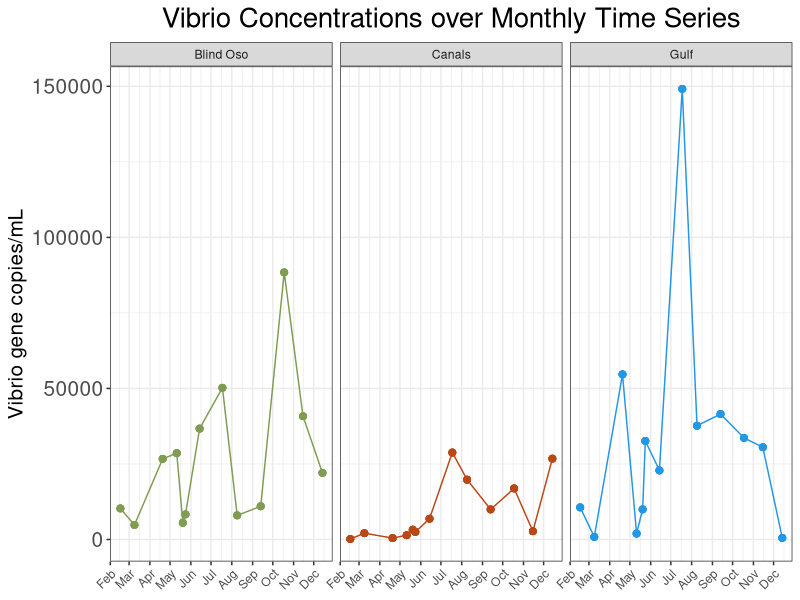
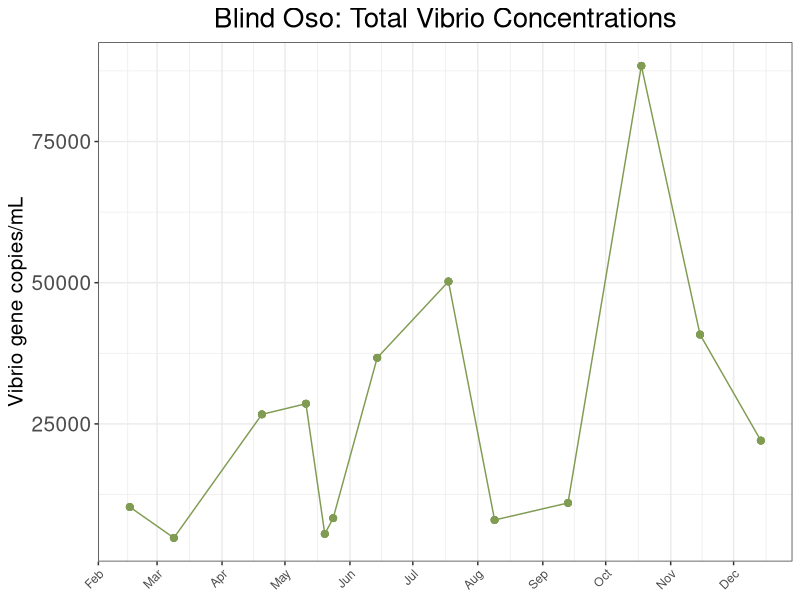
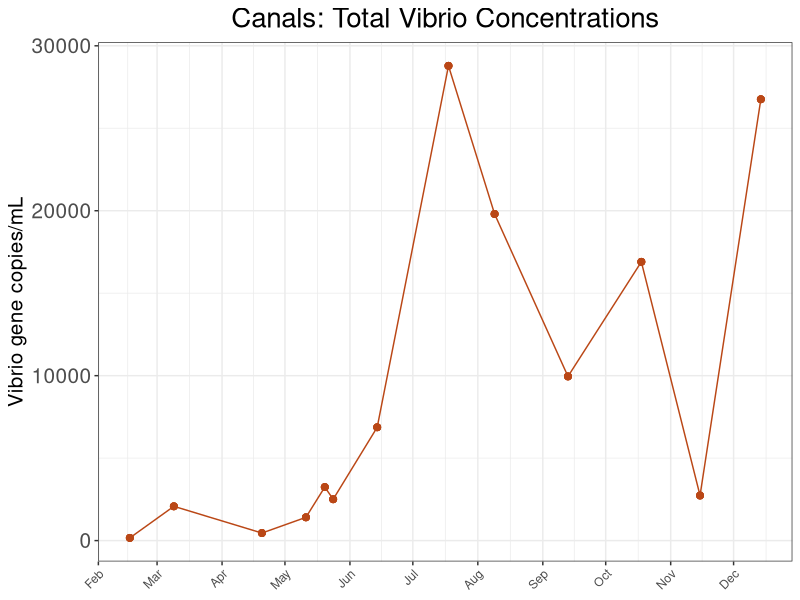
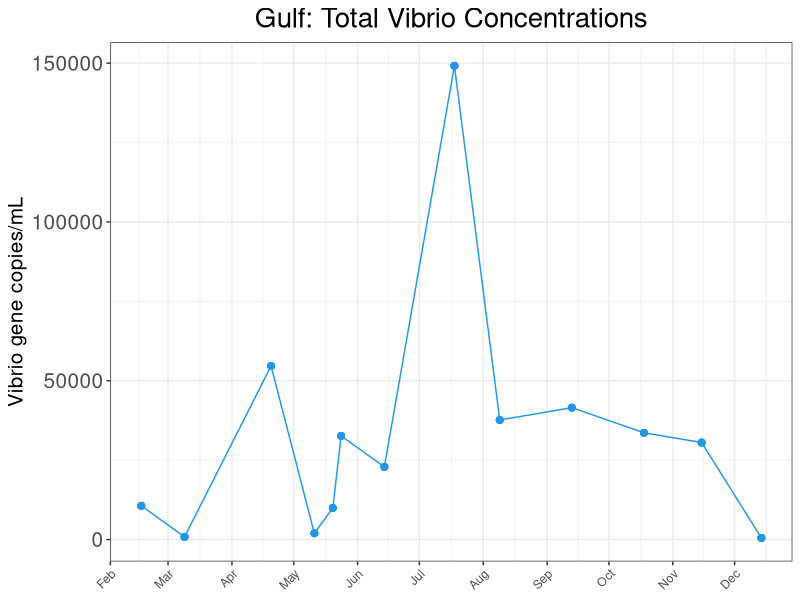
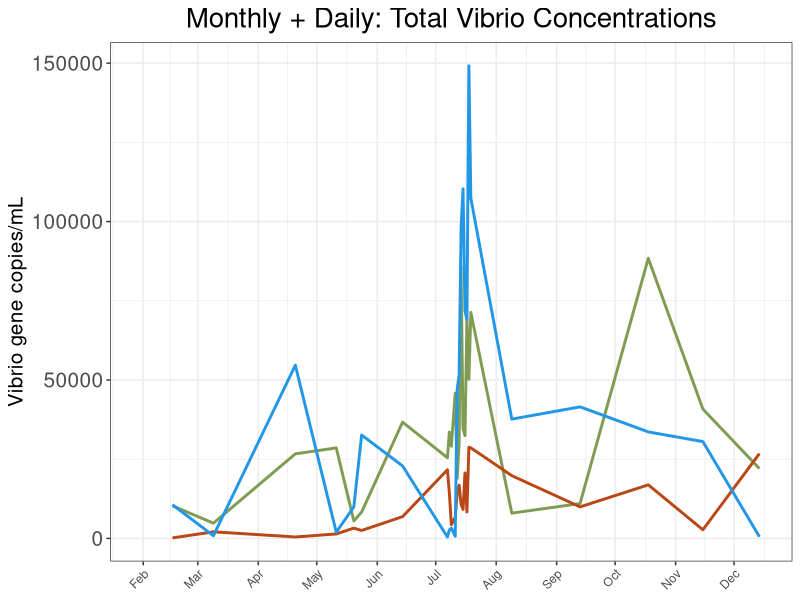
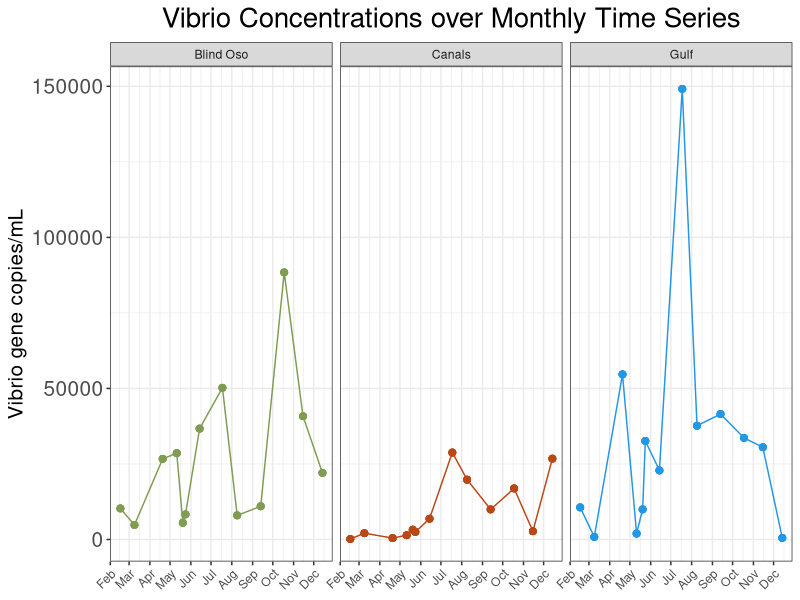

Generate these figures, in order, with R:
## ---- chunk 1
library(tidyverse)
library(here)
library(ggpubr)
library(lubridate)
## ---- chunk 2
d1<- read_csv(here("data", "processed_data", "tx_master.csv"))
## ---- chunk 3
monthly<- d1 %>% 
  mutate(Type = case_when(d1$date == "2022-07-18"  ~ "Monthly", #This makes 7-7-23 a monthly value for July
                          d1$Type == "Monthly" ~ "Monthly")) %>%
  filter(Type %in% "Monthly") 
## ---- chunk 4
fig3 <- monthly %>%
  ggplot()+geom_point(
  aes(x = date,
      y = copies_mL,
      color = site),
  size = 2)+ 
  geom_line(
    aes(x = date,
        y = copies_mL,
        color = site))+
  facet_wrap(~site)+
  theme_bw()+
  labs(
    x = "Date",
    y = "Vibrio gene copies/mL",
    title = "Vibrio Concentrations over Monthly Time Series") +
  theme(
    plot.title = element_text(hjust = 0.5, size = 20),  #center title
    axis.title.x = element_blank(),
    axis.text.x = element_text(hjust = 1, angle = 45),
    axis.title.y = element_text(size = 15),
    axis.text.y = element_text(size = 15),
    legend.position = "none")+ #Removes legend
 scale_x_date(date_breaks="1 month", date_labels="%b")+

scale_color_manual(values = c("Blind Oso" = "#809C52",
                              "Canals" = "#ba4716",
                              "Gulf" = "4c848c"))
fig3

 ggsave(here("results", "plots", "qpcr","total_vib__monthly.png"))
## ---- chunk 5
monthly %>%
  filter(site %in% "Blind Oso") %>%
  ggplot()+geom_point(
  aes(x = date,
      y = copies_mL,
      color = site),
  size = 2)+ 
  geom_line(
    aes(x = date,
        y = copies_mL,
        color = site))+
  theme_bw()+
  labs(
    x = "Date",
    y = "Vibrio gene copies/mL",
    title = "Blind Oso: Total Vibrio Concentrations") +
  theme(
    plot.title = element_text(hjust = 0.5, size = 20),  #center title
    axis.title.x = element_blank(),
    axis.text.x = element_text(hjust = 1, angle = 45),
    axis.title.y = element_text(size = 15),
    axis.text.y = element_text(size = 15),
    legend.position = "none")+ #Removes legend
 scale_x_date(date_breaks="1 month", date_labels="%b")+

scale_color_manual(values = c("Blind Oso" = "#809C52",
                              "Canals" = "#ba4716",
                              "Gulf" = "4c848c"))
## ---- chunk 6
monthly %>%
  filter(site %in% "Canals") %>%
  ggplot()+geom_point(
  aes(x = date,
      y = copies_mL,
      color = site),
  size = 2)+ 
  geom_line(
    aes(x = date,
        y = copies_mL,
        color = site))+
  theme_bw()+
  labs(
    x = "Date",
    y = "Vibrio gene copies/mL",
    title = "Canals: Total Vibrio Concentrations") +
  theme(
    plot.title = element_text(hjust = 0.5, size = 20),  #center title
    axis.title.x = element_blank(),
    axis.text.x = element_text(hjust = 1, angle = 45),
    axis.title.y = element_text(size = 15),
    axis.text.y = element_text(size = 15),
    legend.position = "none")+ #Removes legend
 scale_x_date(date_breaks="1 month", date_labels="%b")+

scale_color_manual(values = c("Blind Oso" = "#809C52",
                              "Canals" = "#ba4716",
                              "Gulf" = "4c848c"))
## ---- chunk 7
monthly %>%
  filter(site %in% "Gulf") %>%
  ggplot()+geom_point(
  aes(x = date,
      y = copies_mL,
      color = site),
  size = 2)+ 
  geom_line(
    aes(x = date,
        y = copies_mL,
        color = site))+
  theme_bw()+
  labs(
    x = "Date",
    y = "Vibrio gene copies/mL",
    title = "Gulf: Total Vibrio Concentrations") +
  theme(
    plot.title = element_text(hjust = 0.5, size = 20),  #center title
    axis.title.x = element_blank(),
    axis.text.x = element_text(hjust = 1, angle = 45),
    axis.title.y = element_text(size = 15),
    axis.text.y = element_text(size = 15),
    legend.position = "none")+ #Removes legend
 scale_x_date(date_breaks="1 month", date_labels="%b")+

scale_color_manual(values = c("Blind Oso" = "#809C52",
                              "Canals" = "#ba4716",
                              "Gulf" = "4c848c"))
## ---- chunk 8
d1 %>%
  ggplot()+
  geom_line(
    aes(x = date,
        y = copies_mL,
        color = site),
    size = 1)+
  theme_bw()+
  labs(
    x = "Date",
    y = "Vibrio gene copies/mL",
    title = "Monthly + Daily: Total Vibrio Concentrations") +
  theme(
    plot.title = element_text(hjust = 0.5, size = 20),  #center title
    axis.title.x = element_blank(),
    axis.text.x = element_text(hjust = 1, angle = 45),
    axis.title.y = element_text(size = 15),
    axis.text.y = element_text(size = 15),
    legend.position = "none")+ #Removes legend
 scale_x_date(date_breaks="1 month", date_labels="%b")+

scale_color_manual(values = c("Blind Oso" = "#809C52",
                              "Canals" = "#ba4716",
                              "Gulf" = "4c848c"))
